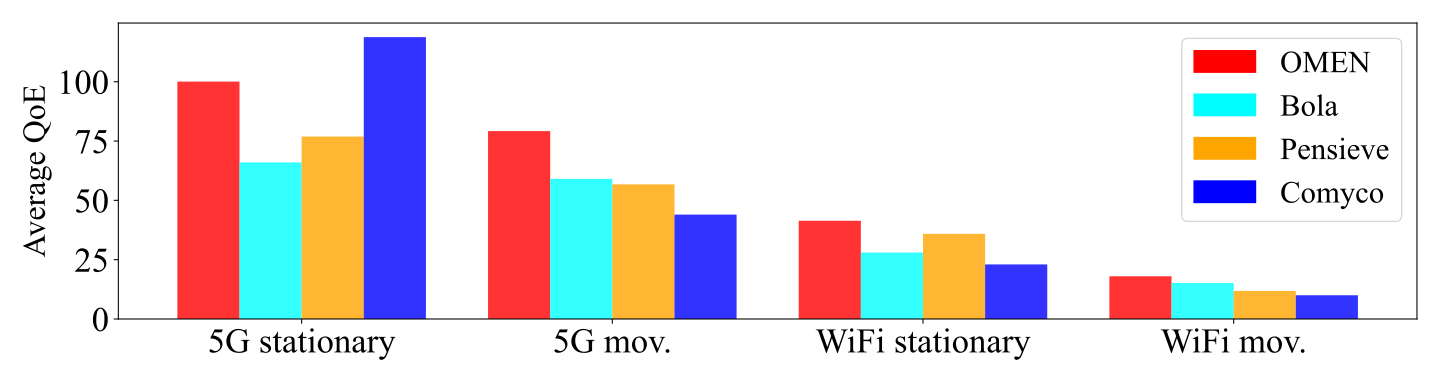

The Python source for this figure:
import pandas as pd
import numpy as np
import matplotlib.pyplot as plt
from sklearn.preprocessing import MinMaxScaler

plt.rcParams['font.sans-serif'] = ['Times New Roman']  # 指定使用的中文字体，如宋体、黑体等
plt.tight_layout()
plt.rcParams['font.size'] = 16

# 读取 CSV 文件
df = pd.read_csv('various_net.csv')
df = df.sort_values(by='network', ascending=True)
df_first_8 = df[:8]
df_last_8 = df[-8:]

# 重新组合 DataFrame，交换前后8行
df = pd.concat([df_last_8, df_first_8])[::-1]
df = df.reset_index(drop=True)

scaler = MinMaxScaler()
# data = df['avg_qoe'].values.reshape(-1, 1)
# normalized_data = scaler.fit_transform(data)
# df['avg_qoe'] = (normalized_data+1)*40

grouped = df.groupby('network')

# 创建空的 Series 来存储正则化后的值
normalized_values = pd.Series([])

# 遍历每个分组
for group_name, group_data in grouped:
    # 提取当前分组的 'avg_qoe' 列数据
    data = group_data['avg_qoe'].values.reshape(-1, 1)

    # 对数据进行正则化
    normalized_data = scaler.fit_transform(data)

    # 将正则化后的值添加到 Series 中
    normalized_values = pd.concat([normalized_values, pd.Series(normalized_data.flatten())])

# sort by network and reindex


# 对每个分组中的 'avg_qoe' 列进行正则化
for i, v in enumerate(normalized_values):
    df.at[i, 'avg_qoe'] = v
# df['avg_qoe'] = normalized_values

df['avg_qoe'] = (df['avg_qoe']*0.4 + 0.5) * 40
# 设置图形大小
plt.figure(figsize=(15, 4))

# 生成均匀分布的 x 坐标
x_ticks = np.arange(4)

network_map = {'5G stationary': 3.3, '5G mov': 2.2, 'WiFi stationary': 1.15, 'WiFi mov': 0.5}

for i, v in enumerate(df.iterrows()):
    # avg qoe *= the map value by network_map using network
    df.at[i, 'avg_qoe'] = v[1]['avg_qoe'] * network_map[v[1]['network']]
# df=df*network_map[df['network']]

plt.bar(x_ticks - 0.3, df[df['method'] == 'OMEN']['avg_qoe'], width=0.2, alpha=0.8, color='red')
plt.bar(x_ticks - 0.1, df[df['method'] == 'Bola']['avg_qoe'], width=0.2, alpha=0.8, color='cyan')
plt.bar(x_ticks + 0.1, df[df['method'] == 'Pensieve']['avg_qoe'], width=0.2, alpha=0.8, color='orange')
plt.bar(x_ticks + 0.3, df[df['method'] == 'Comyco']['avg_qoe'], width=0.2, alpha=0.8, color='blue')

# set log
# ax2.set_yscale('log')
# 设置横轴标签和标题
# plt.xlabel('Clients')
# ax1.set_ylabel('CPU_Usage')
plt.ylabel('Average QoE', fontsize=24)
import matplotlib.patches as mpatches

# plt.title('QoE of Various Networks')
mpatches.Patch(color='cyan', label='柱状图')
borderlines = [mpatches.Patch(color='red'),
               mpatches.Patch(color='cyan'),
               mpatches.Patch(color='orange'),
               mpatches.Patch(color='blue'), ]
plt.legend(handles=borderlines,
           labels=['OMEN', 'BOLA', 'Pensieve', 'Comyco'], fontsize='x-large')

# 设置横轴刻度和标签
# plt.xticks(rotation=45)
plt.xticks(x_ticks, ['WiFi stationary', 'WiFi mov.', '5G stationary', '5G mov.'], fontsize=26)
plt.yticks(fontsize=26)
plt.tight_layout()

# 添加图例
# plt.legend()
# 显示柱状图
plt.savefig('various_net.pdf', bbox_inches='tight')
plt.show()
